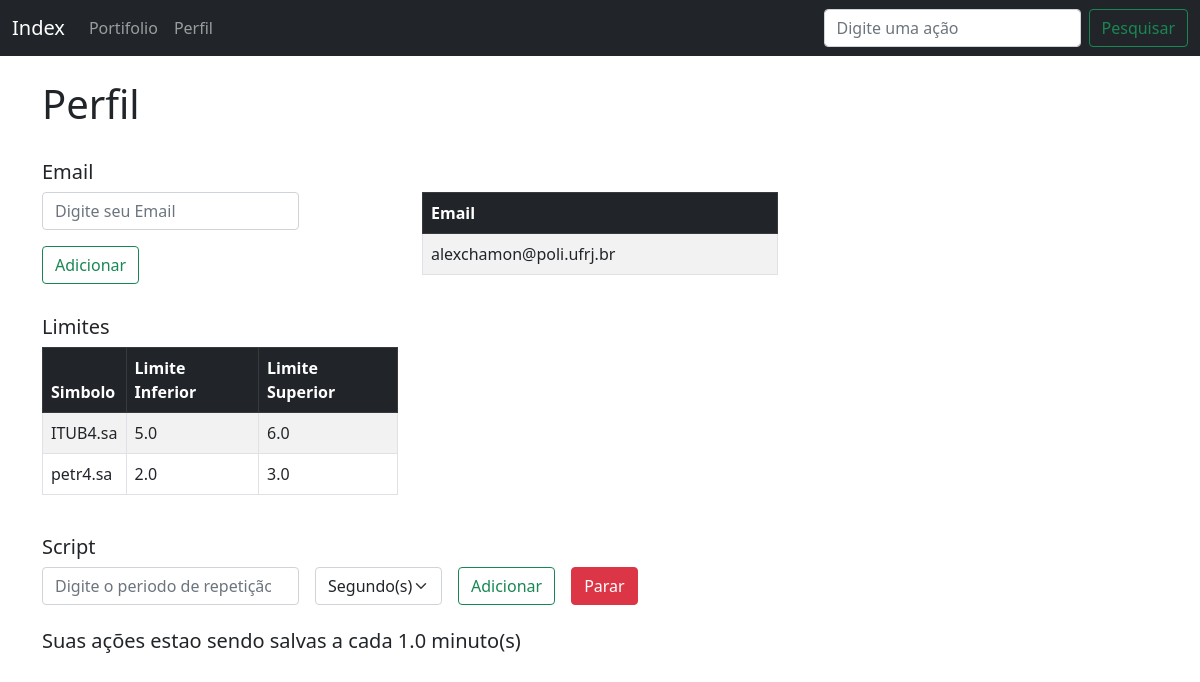
The app's page /perfil.html with its own data.
### cotaAtivos/models.py (models this page shows)
class Email(models.Model):
    email = models.CharField(max_length=100, unique=True)

class Acao(models.Model):
    simbolo = models.CharField(max_length=10)
    def __str__(self):
        return self.simbolo

class Perfil(models.Model):
    id = models.PositiveIntegerField(primary_key=True)
    simbolo = models.ForeignKey(Acao, on_delete=models.CASCADE)
    limSup = models.FloatField(blank=True, null=True)
    limInf = models.FloatField(blank=True, null=True)

class TaskTime(models.Model):
    numero = models.FloatField()
    tempo = models.CharField(max_length=10)

### cotaAtivos/views.py (the view)
# urls.py: path('perfil.html', views.perfil  , name="perfil"),
def perfil(request):
    if request.method == 'POST':
        if "email" in request.POST:
            form = EmailForm(request.POST or None)
            if (form.is_valid()):
                form.save()
                messages.success(request, ("Adicionado com Sucesso!"))
                return redirect('perfil')
            else:
                messages.error(request, ("Houve um erro ao adicionar o email. O email ja esta adicionado?"))
                return redirect('perfil')
    else:
        p = Perfil.objects.all()
        e = Email.objects.all()
        email = []
        for item in e:
            email.append(getattr(item, "email"))
        limites = []
        for item in p:
            limite = {}
            limite["simbolo"] = getattr(item, "simbolo")
            limite["limInf"] = getattr(item, "limInf")
            limite["limSup"] = getattr(item, "limSup")
            limites.append(limite)
        task = TaskTime.objects.all()
        if task:
            for item in task:
                taskDict = {}
                taskDict['numero'] = getattr(item, "numero")
                taskDict['tempo'] = getattr(item, "tempo")
            return render(request, 'perfil.html', {"lista":email, "task":taskDict, "limite":limites})
        return render(request, 'perfil.html', {"lista":email, "task":False, "limite":limites})

### cotaAtivos/templates/perfil.html (shortened to what this page needs)
{% extends 'base.html' %} {% block content %}
<h1>Perfil</h1>
<br />
<h5>Email</h5>
<div class="row align-items-start">
	<div class="col-4">
		<form
			action="{% url 'perfil' %}"
			class="row row-cols-lg-auto g-3 align-items-center"
			method="POST"
		>
			<div class="col-12">
				<div class="input-group">
					<input
						class="form-control mr-sm-2"
						type="search"
						placeholder="Digite seu Email"
						aria-label="Search"
						name="email"
					/>
				</div>
			</div>
			<div class="col-12">
				<button class="btn btn-outline-success" type="submit">
					Adicionar
				</button>
			</div>
		</form>
	</div>
	<div class="col-4">
		<table class="table table-striped table-bordered table-hover">
			<thead class="table-dark">
				<tr>
					<th scope="col">Email</th>
				</tr>
			</thead>
			<tbody>
                {% if lista %}
				{% load humanize %} {% for item in lista %}
				<tr>
					<td scope="row">{{ item }}</td>
				</tr>
				{% endfor %}
                {% else %}
				<tr>
					<td scope="row">Nenhum email cadastrado</td>
				</tr>
				{% endif %}
			</tbody>
		</table>
	</div>
</div>
<br/>
<h5>Limites</h5>
<div class="row align-items-center">
	<div class="col-4">
		<table class="table table-striped table-bordered table-hover">
			<thead class="table-dark">
				<tr>
					<th scope="col">Simbolo</th>
                    <th scope="col">Limite Inferior</th>
                    <th scope="col">Limite Superior</th>
				</tr>
			</thead>
			<tbody>
                {% if limite %}
				{% load humanize %}
				{% for item in limite %}
                <tr>
                    <td scope="row">{{item.simbolo}}</td>
                    <td scope="row">{{item.limInf}}</td>
                    <td scope="row">{{item.limSup}}</td>
                </tr>
				{% endfor %}
                {% else %}
				<tr>
					<td scope="row">LimInf</td>
					<td scope="row">LimSup</td>
				</tr>
                {% endif %}
			</tbody>
		</table>
	</div>
</div>
<br/>
<h5>Script</h5>
<div class="row align-items-center">
	<div class="col-12">
		<form
			action="{% url 'start' %}"
			class="row row-cols-lg-auto g-3 align-items-center"
			method="POST"
		>
			<div class="col-3">
				<div class="input-group">
					<input
						class="form-control mr-sm-4"
						type="search"
						placeholder="Digite o periodo de repetição"
						aria-label="Search"
						name="numero"
					/>
				</div>
			</div>
			<div class="col-3">
				<select class="form-select" id="inlineFormSelectPref" name="tempo">
					<option selected value="1">Segundo(s)</option>
				</select>
			</div>
			<div class="col-3">
				<button class="btn btn-outline-success" type="submit">
					Adicionar
				</button>
            </div>
            <div class="col-3">
            <a href="{% url 'stop' %}" type="button" class="btn btn-danger"
	        >Parar</a>
            </div>
        </form>
        <br/>
        {% if task %}
            <p class="h5">Suas ações estao sendo salvas a cada {{ task.numero }} {{ task.tempo }}</p>
        {% else %}
            <p class="h5">Não estou atualizando o preço das ações</p>
        {% endif %}
	</div>
</div>
{% endblock %}

### records on screen
Email: lista "alexchamon@poli.ufrj.br"
Acao: simbolo "ITUB4.sa", limInf "5.0", limSup "6.0"
Acao: simbolo "petr4.sa", limInf "2.0", limSup "3.0"
TaskTime: numero "1.0", tempo "minuto(s)"
